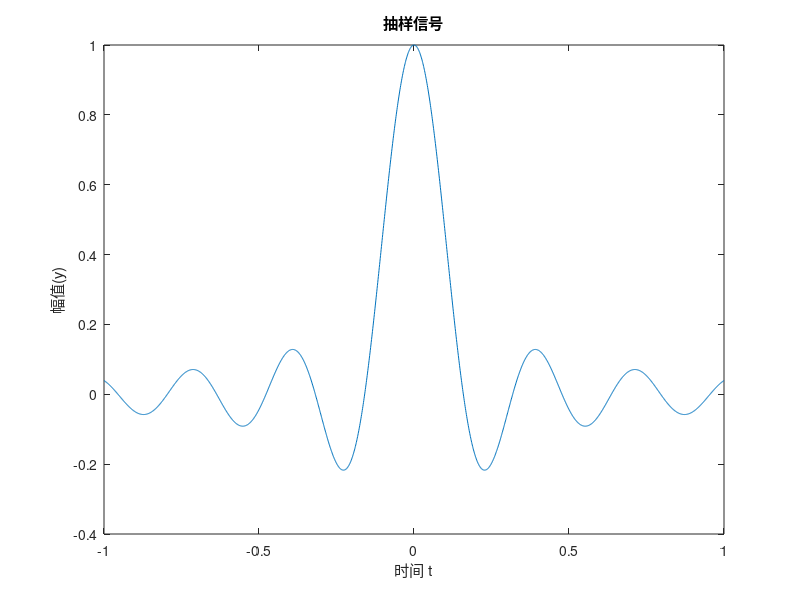

MATLAB code for this plot:
% 抽样信号

clear; % 清理变量
t = -1:0.001:1;
y = sinc(2*pi*t); % 信号函数调用
plot(t,y);
xlabel('时间 t');ylabel('幅值(y)');
title('抽样信号');